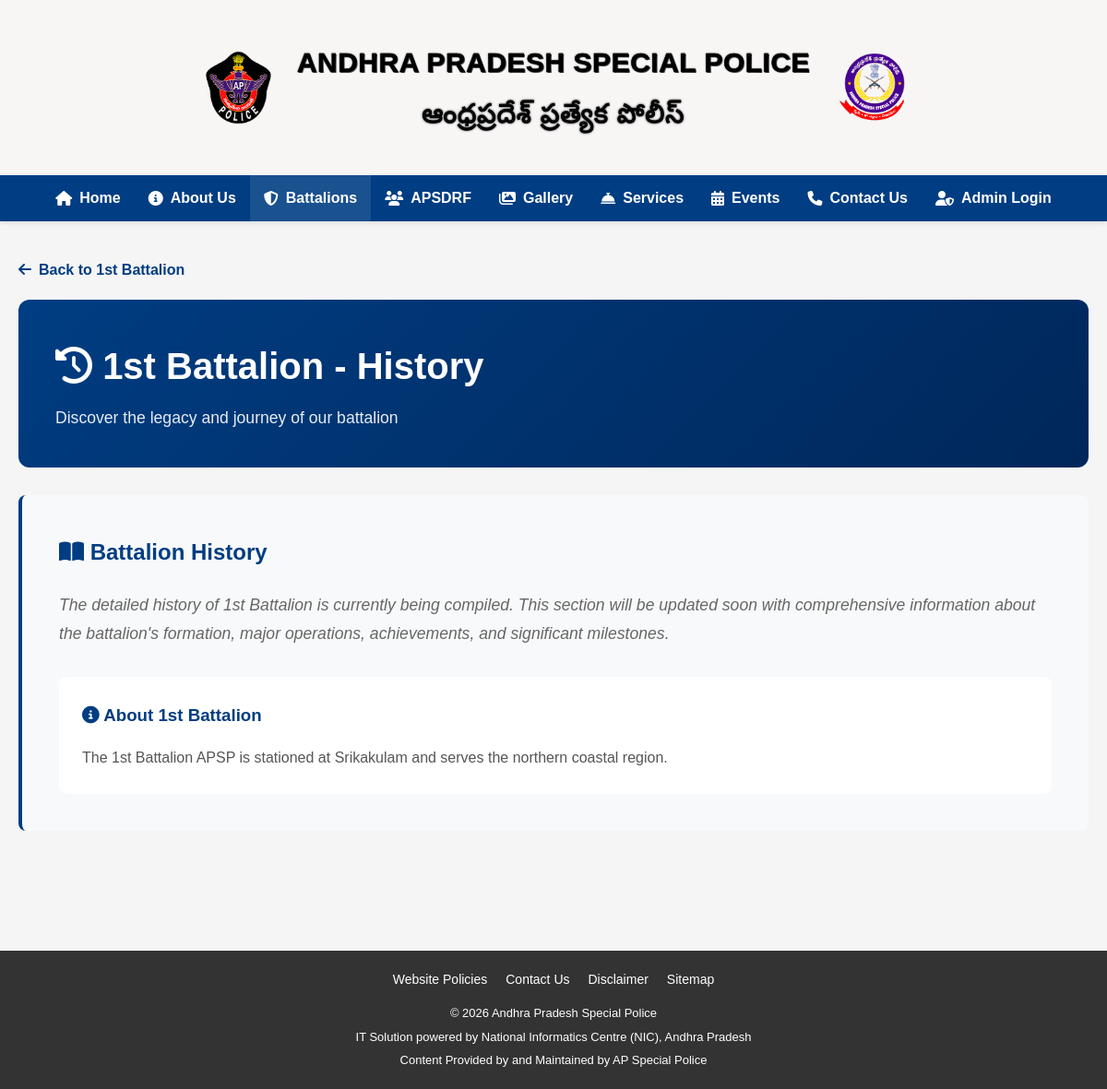
The page /battalion/1/history on the database its author committed.
### app/models/battalion.py (models this page shows)
class Battalion(db.Model):
    id = db.Column(db.Integer, primary_key=True)
    battalion_number = db.Column(db.Integer, nullable=False, unique=True)
    name = db.Column(db.String(150), nullable=False)
    district = db.Column(db.String(150))
    description = db.Column(db.Text)
    image = db.Column(db.String(255))
    commandant_name = db.Column(db.String(150))
    commandant_rank = db.Column(db.String(100))
    commandant_image = db.Column(db.String(255))
    ri_1 = db.Column(db.String(150))
    ri_2 = db.Column(db.String(150))
    ri_3 = db.Column(db.String(150))
    commandant_speech = db.Column(db.Text)
    organizational_structure = db.Column(db.Text)  # JSON data for additional officers
    history = db.Column(db.Text)  # Battalion history content

### app/routes.py (the view)
@bp.route('/battalion/<int:battalion_id>/history')
def battalion_history(battalion_id):
    battalion = Battalion.query.filter_by(battalion_number=battalion_id).first()
    if not battalion:
        return "Battalion not found", 404
    response = make_response(render_template('battalion_history.html', battalion=battalion))
    response.headers["Cache-Control"] = "no-cache, no-store, must-revalidate"
    return response

### app/routes.py (called while the page is built)
@bp.app_context_processor
def inject_nav_data():
    from .models.service import Service
    from .models.event import Event
    nav_services = Service.query.order_by(Service.created_at.desc()).limit(5).all()
    nav_events = Event.query.order_by(Event.created_at.desc()).limit(10).all()
    return dict(nav_services=nav_services, nav_events=nav_events)

### app/templates/battalion_history.html (shortened to what this page needs)
<!DOCTYPE html>
<html lang="en">
<head>
    <link rel="stylesheet" href="{{ url_for('static', filename='css/style.css') }}">
    <link rel="stylesheet" href="{{ url_for('static', filename='css/responsive.css') }}">
    <link rel="stylesheet" href="https://cdnjs.cloudflare.com/ajax/libs/font-awesome/6.4.0/css/all.min.css">
</head>
<body>
    {% include 'includes/header.html' %}
    <div class="history-container">
        <a href="{{ url_for('main.battalion_detail', battalion_id=battalion.battalion_number) }}" class="back-link">
            <i class="fas fa-arrow-left"></i> Back to {{ battalion.name }}
        </a>
        <div class="history-header">
            <h1 style="margin: 0; font-size: 2.5rem;"><i class="fas fa-history"></i> {{ battalion.name }} - History</h1>
            <p style="margin-top: 10px; font-size: 1.1rem; opacity: 0.9;">Discover the legacy and journey of our
                battalion</p>
        </div>
        <div class="history-content">
            <h2 style="color: #003d82; margin-bottom: 20px;"><i class="fas fa-book-open"></i> Battalion History</h2>
            {% if battalion.history %}
            <div style="color: #333;">
                {{ battalion.history | safe }}
            </div>
            {% else %}
            <p style="font-style: italic; color: #666; font-size: 1.1rem;">
                The detailed history of {{ battalion.name }} is currently being compiled. This section will be updated
                soon with comprehensive information about the battalion's formation, major operations, achievements, and
                significant milestones.
            </p>
            <div style="margin-top: 30px; padding: 25px; background: white; border-radius: 8px;">
                <h3 style="color: #003d82; margin-bottom: 15px;"><i class="fas fa-info-circle"></i> About {{
                    battalion.name }}</h3>
                <p style="color: #555; line-height: 1.8;">{{ battalion.description }}</p>
            </div>
            {% endif %}
        </div>
    </div>
    {% include 'includes/footer.html' %}
</body>
</html>

### app/static/css/style.css (style rules this page uses)
* { margin: 0; padding: 0; box-sizing: border-box; }
:root { --primary-color: #003d82; --secondary-color: #006644; --accent-color: #cc0000; --text-dark: #333; --text-light: #666; --bg-light: #f5f5f5; --white: #ffffff; --border-color: #ddd; --font-size-normal: 16px; }
body { font-family: 'Arial', 'Segoe UI', Tahoma, sans-serif; font-size: var(--font-size-normal); line-height: 1.6; color: var(--text-dark); background-color: var(--bg-light); min-height: 100vh; display: flex; flex-direction: column; }

### app/templates/battalion_history.html (style rules this page uses)
.history-container { margin: 40px auto; max-width: 1200px; padding: 0 20px; }
.history-header { background: linear-gradient(135deg, #003d82 0%, #00275a 100%); color: white; padding: 40px; border-radius: 12px; margin-bottom: 30px; }
.history-content { background: #f8f9fa; padding: 40px; border-left: 4px solid #003d82; border-radius: 8px; margin-top: 30px; line-height: 1.8; margin-bottom: 60px; }
.back-link { color: #003d82; text-decoration: none; font-weight: 600; display: inline-flex; align-items: center; gap: 8px; margin-bottom: 20px; }

### rows shown on the page
Battalion: name "1st Battalion", description "The 1st Battalion APSP is stationed at Srikakulam and serves the northern coastal region."
